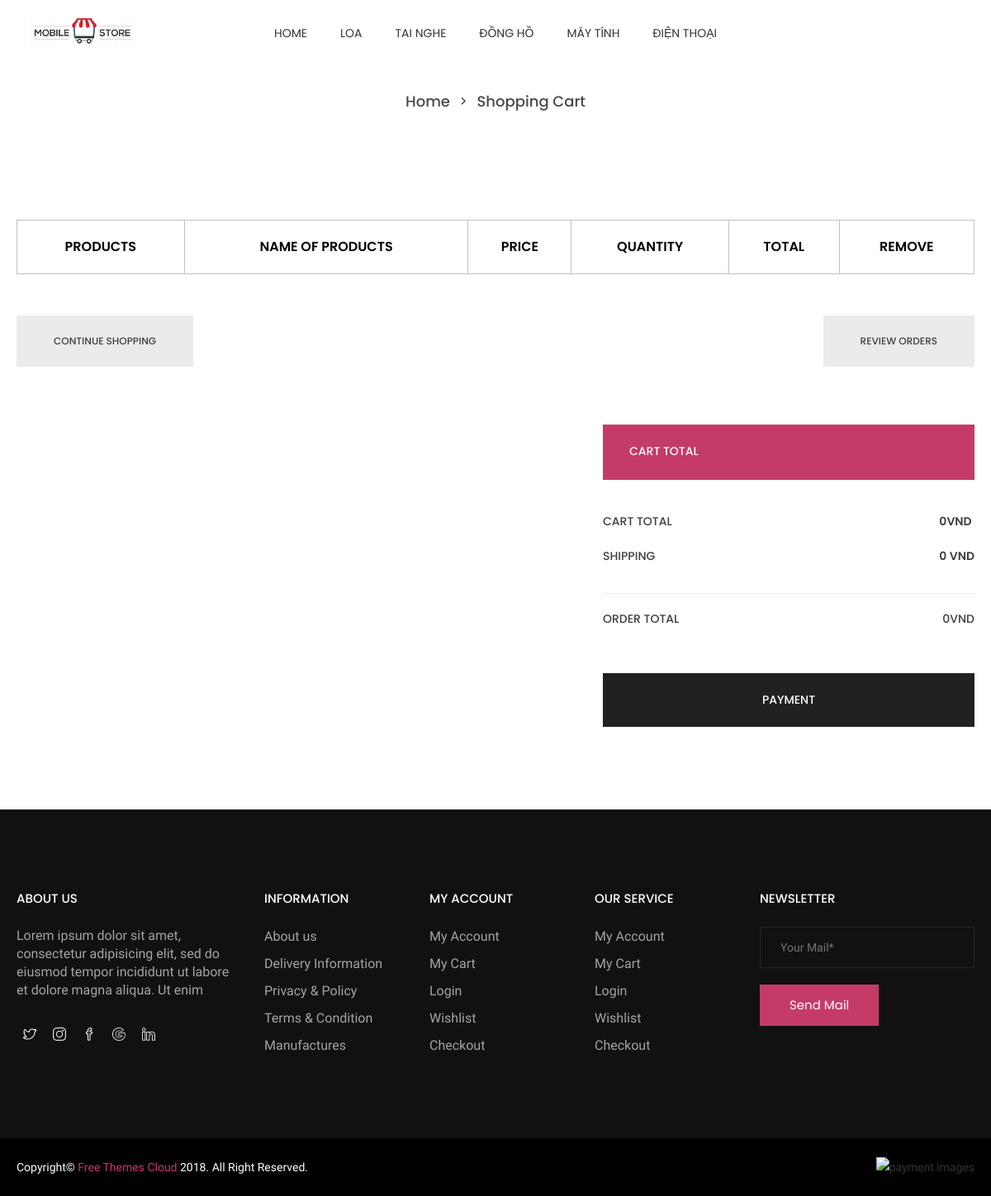
The page /cart.php (signed in) on the database its author committed.
### tables this page shows
CREATE TABLE `protypes` (
  `type_id` int(11) NOT NULL,
  `type_name` varchar(100) NOT NULL
);

### models/db.php (called while the page is built)
<?php
class Db
{
    public static $connection;
    public function __construct()
    {
        if (!self::$connection) {
            self::$connection = new mysqli(DB_HOST, DB_USER, DB_PASSWORD, DB_NAME, PORT);
            self::$connection->set_charset(DB_CHARSET);
        }
        return self::$connection;
    }
}

### models/protypes.php (called while the page is built, shortened)
<?php
class Protypes extends Db
{
    public function getAllProtypes()
    {
        $sql = self::$connection->prepare("SELECT * FROM protypes");
        $sql->execute();
        $items = $sql->get_result()->fetch_all(MYSQLI_ASSOC);
        return $items;
    }
}

### menu.php (the view)
<?php
foreach ($protypes as $protype) { ?>
    <li class="drop"><a href="product-grid.php?type=<?php echo $protype['type_id'] ?>"><?php echo $protype['type_name'] ?></a>
    </li>
<?php } ?>

### css/shortcode/default.css (style rules this page uses)
*, h1, h2, h3, h4, h5, h6, p, ul, a { margin: 0; padding: 0; }
html { font-size: 100%; }
body { font-family: 'Old Standard TT', serif; color: #666666; font-weight: 400; font-size: 14px; line-height: 24px; -webkit-font-smoothing: antialiased; -moz-osx-font-smoothing: grayscale; }
a { color: #333; }
body { overflow-x: hidden; }
a, .btn { transition: all 0.3s ease-out 0s; }
body { background: #fff; }

### css/shortcode/header.css (style rules this page uses)
.main__menu > li > a { color: #333333; display: block; font-size: 14px; height: 80px; line-height: 80px; position: relative; text-transform: uppercase; font-family: 'Poppins', sans-serif; }
.main__menu li { position: relative; margin: 0 20px; }
.main__menu li.drop { position: relative; }

### rows shown on the page
protypes: type_name "LOA"
protypes: type_name "TAI NGHE"
protypes: type_name "ĐỒNG HỒ"
protypes: type_name "MÁY TÍNH"
protypes: type_name "ĐIỆN THOẠI"

### other values the page prints
$fulltotal "0"
